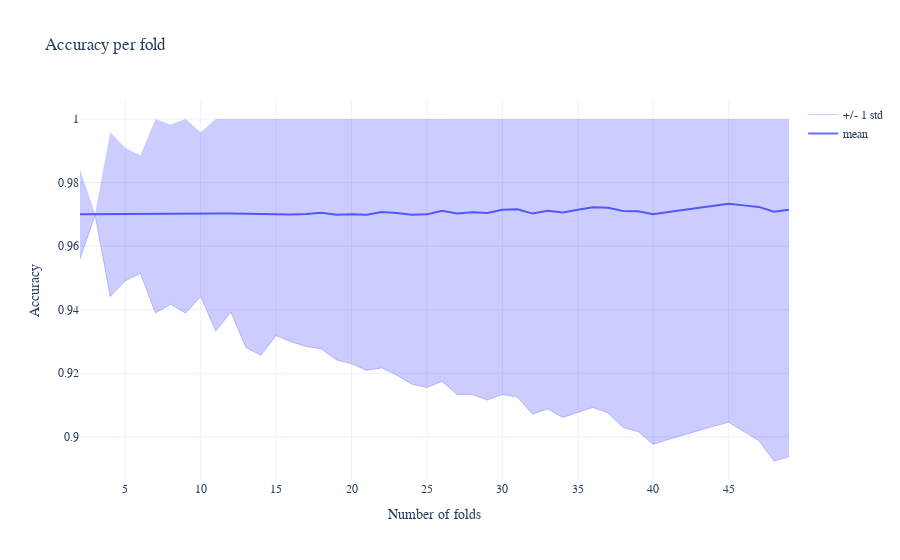

Notebook code cell kept with this figure:
### Code cell
fig = go.Figure()
fig.add_traces(
    [
        go.Scatter(
            x=fold_range,
            y=df_res["mean"],
            name="mean"
        ),
        go.Scatter(
            x=fold_range,
            y=np.maximum(0, df_res["mean"] - df_res["std"]),
            line={"width": 1, "color": "rgba(0, 0, 255, 0.2)",},
            mode="lines",
            name="+/- 1 std",
        ),
        go.Scatter(
            x=fold_range,
            y=np.minimum(1, df_res["mean"] + df_res["std"]),
            fill="tonexty",
            fillcolor="rgba(0, 0, 255, 0.2)",
            mode="none",
            showlegend=False,
        ),
    ]
)
fig.update_layout(
    xaxis_title="Number of folds",
    yaxis_title="Accuracy",
    title="Accuracy per fold",
    font_family="Nato",
)

fig

### Figure 1 — Plotly figure (JSON) as saved in the notebook; plotly's stock layout.template omitted (floating-point values rounded to 4 significant figures)
{"data": [{"name": "mean", "type": "scatter", "x": [2, 3, 4, 5, 6, 7, 8, 9, 10, 11, 12, 13, 14, 15, 16, 17, 18, 19, 20, 21, 22, 23, 24, 25, 26, 27, 28, 29, 30, 31, 32, 33, 34, 35, 36, 37, 38, 39, 40, 41, 42, 43, 44, 45, 46, 47, 48, 49], "y": [0.97, 0.97, 0.97, 0.97, 0.97, 0.9701, 0.97, 0.9701, 0.97, 0.9702, 0.9703, 0.9702, 0.9701, 0.97, 0.97, 0.9701, 0.9705, 0.9699, 0.97, 0.9698, 0.9707, 0.9704, 0.9699, 0.97, 0.9712, 0.9702, 0.9707, 0.9704, 0.9714, 0.9716, 0.9702, 0.9711, 0.9706, 0.9714, 0.9722, 0.9721, 0.9711, 0.9709, 0.97, 0.9707, 0.9714, 0.9721, 0.9727, 0.9733, 0.9728, 0.9723, 0.9708, 0.9714]}, {"line": {"color": "rgba(0, 0, 255, 0.2)", "width": 1}, "mode": "lines", "name": "+/- 1 std", "type": "scatter", "x": [2, 3, 4, 5, 6, 7, 8, 9, 10, 11, 12, 13, 14, 15, 16, 17, 18, 19, 20, 21, 22, 23, 24, 25, 26, 27, 28, 29, 30, 31, 32, 33, 34, 35, 36, 37, 38, 39, 40, 41, 42, 43, 44, 45, 46, 47, 48, 49], "y": [0.9559, 0.9697, 0.9442, 0.9491, 0.9514, 0.939, 0.9417, 0.9389, 0.9442, 0.9332, 0.9392, 0.928, 0.9257, 0.9318, 0.9298, 0.9284, 0.9276, 0.9242, 0.923, 0.9209, 0.9217, 0.9194, 0.9166, 0.9155, 0.9174, 0.9133, 0.9133, 0.9116, 0.9133, 0.9125, 0.9071, 0.9088, 0.9061, 0.9077, 0.9092, 0.9075, 0.903, 0.9016, 0.8977, 0.8992, 0.9006, 0.902, 0.9033, 0.9046, 0.9016, 0.8988, 0.8924, 0.8937]}, {"fill": "tonexty", "fillcolor": "rgba(0, 0, 255, 0.2)", "mode": "none", "showlegend": false, "type": "scatter", "x": [2, 3, 4, 5, 6, 7, 8, 9, 10, 11, 12, 13, 14, 15, 16, 17, 18, 19, 20, 21, 22, 23, 24, 25, 26, 27, 28, 29, 30, 31, 32, 33, 34, 35, 36, 37, 38, 39, 40, 41, 42, 43, 44, 45, 46, 47, 48, 49], "y": [0.9841, 0.9703, 0.9958, 0.9909, 0.9886, 1, 0.9983, 1, 0.9958, 1, 1, 1, 1, 1, 1, 1, 1, 1, 1, 1, 1, 1, 1, 1, 1, 1, 1, 1, 1, 1, 1, 1, 1, 1, 1, 1, 1, 1, 1, 1, 1, 1, 1, 1, 1, 1, 1, 1]}], "layout": {"font": {"family": "Nato"}, "title": {"text": "Accuracy per fold"}, "xaxis": {"title": {"text": "Number of folds"}}, "yaxis": {"title": {"text": "Accuracy"}}}}
